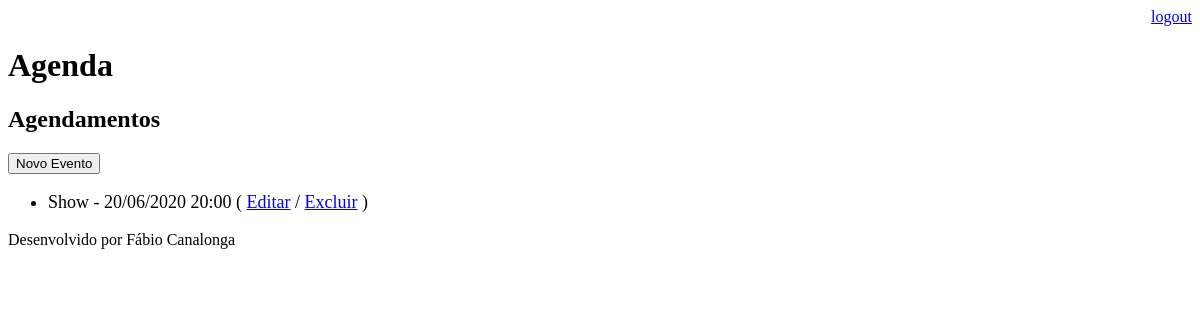
Page /agenda/ (signed in) on the earlier database version.
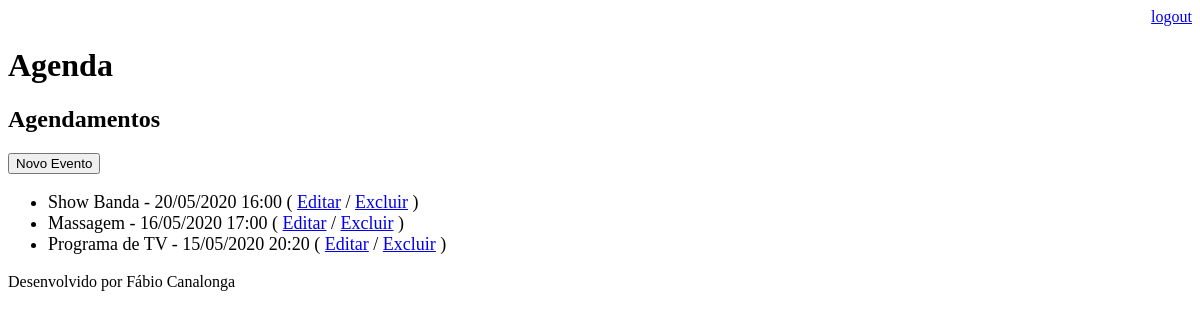
Same page on the later database version.
### core/models.py (models this page shows, shortened)
class Evento(models.Model):
    titulo = models.CharField(max_length=100)
    descricao = models.TextField(blank=True, null=True)
    data_evento = models.DateTimeField(verbose_name='Data do Evento')
    data_criacao = models.DateTimeField(verbose_name='Data da Criação', auto_now=True)
    usuario = models.ForeignKey(User, on_delete=models.CASCADE)
    class Meta:
        db_table = 'evento'
    def get_data_evento(self):
        return self.data_evento.strftime('%d/%m/%Y %H:%M')
    def get_evento_atrasado(self):
        if self.data_evento < datetime.now():
            return True
        else:
            return False

### core/views.py (the view)
# urls.py: path('agenda/', views.lista_eventos),
@login_required(login_url='/login/')
def lista_eventos(request):
    usuario = request.user
    data_atual = datetime.now() - timedelta(hours=1)
    evento = Evento.objects.filter(usuario=usuario,
                                   data_evento__gt=data_atual)
    dados = {'eventos':evento}
    return render(request, 'agenda.html', dados)

### templates/agenda.html
{% extends "model-page.html" %}
{%  block content %}
   <h2>Agendamentos</h2>
   <a href="evento/">
        <button type="button">Novo Evento</button>
    </a>
    <ul style="font-size: 18px">
        {% for evento in eventos %}
                <li>
                    <div style={% if evento.get_evento_atrasado %} "color:red" {% endif %}>
                    {{ evento.titulo }} - {{ evento.get_data_evento }}
                    ( <a href="evento/?id={{ evento.id }}">Editar</a>
                    / <a href="evento/delete/{{ evento.id }}">Excluir</a> )
                    </div>
                </li>
        {% endfor %}
    </ul>
{% endblock %}

### templates/model-page.html
<!DOCTYPE html>
<html lang="en">
<head>
    {% include "model-header.html" %}
</head>
<body>
    {% block content %} {% endblock %}
    {% include "model-footer.html" %}
</body>
</html>

### templates/model-header.html (shortened to what this page needs)
<div align="right">
    <a href="/logout">logout</a>
</div>
<h1>Agenda</h1>

### templates/model-footer.html
<p>Desenvolvido por Fábio Canalonga</p>

Differences in the rows shown:
removed Evento: titulo "Show", get_data_evento "20/06/2020 20:00"
added Evento: titulo "Show Banda", get_data_evento "20/05/2020 16:00"
added Evento: titulo "Massagem", get_data_evento "16/05/2020 17:00"
added Evento: titulo "Programa de TV", get_data_evento "15/05/2020 20:20"
